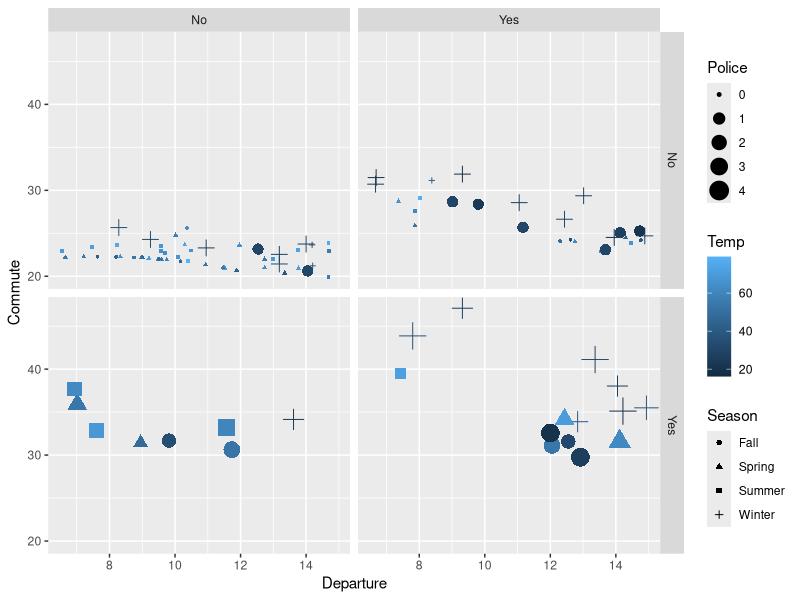
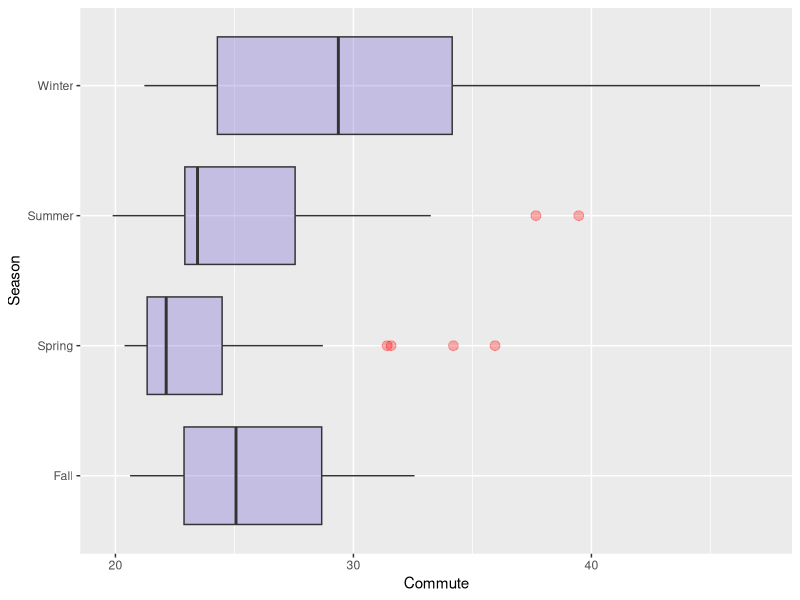
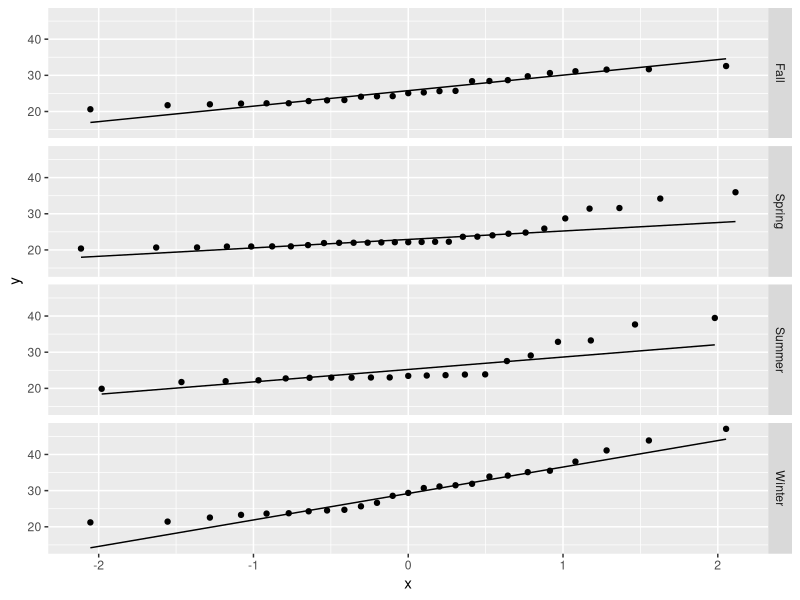
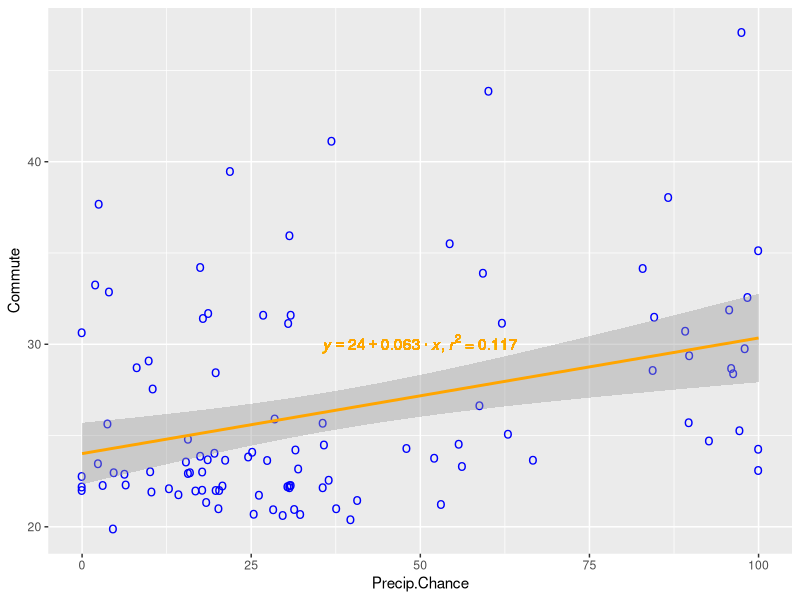

Recreate these plots in R, in order.
## ---- chunk 1
knitr::opts_chunk$set(echo = TRUE)
## ---- chunk 2
library(ggplot2)
commute_data <- read.csv("Commute-data.csv")
commute_test_data <- read.csv("Commute-test-data.csv")
## ---- chunk 3
ggplot(commute_data, aes(x=Departure, 
                         y=Commute, 
                         col=Temp, 
                         size=Police,
                         shape=Season)) + 
  geom_point() +
  facet_grid(rows=vars(Accident), cols=vars(Precip))

## ---- chunk 4
ggplot(commute_data, aes(x=Commute, y=as.factor(Season))) + 
  geom_boxplot(fill="slateblue", alpha=.3,
              outlier.colour="red",
              outlier.fill="red",
              outlier.size=3) +
  ylab("Season")
## ---- chunk 5
ggplot(commute_data, aes(sample = Commute)) +
  stat_qq() +
  stat_qq_line() + facet_grid(rows = vars(Season))
## ---- chunk 6
model <- lm(formula=Commute ~ Precip.Chance,data=commute_data)
summary(model)
## ---- chunk 7
# Format model details for graph line label.
lm_eqn <- function(m){
    eq <- substitute(italic(y) == a + b %.% italic(x)*","~italic(r)^2~"="~r2, 
         list(a = format(unname(coef(m)[1]), digits = 2),
              b = format(unname(coef(m)[2]), digits = 2),
             r2 = format(summary(m)$r.squared, digits = 3)))
    as.character(as.expression(eq));
}

## ---- chunk 8

ggplot(commute_data, aes(x=Precip.Chance, y=Commute)) +
  geom_point(col='blue', shape='o', size=4) +
  stat_smooth(method = lm, col="orange", show.legend = TRUE ) +
  geom_text(x=50,y=30, label=lm_eqn(model), parse=TRUE, col='orange')
